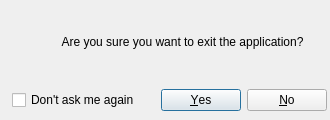
<?xml version="1.0" encoding="UTF-8"?>
<ui version="4.0">
 <class>ExitAppDialog</class>
 <widget class="QDialog" name="ExitAppDialog">
  <property name="windowModality">
   <enum>Qt::WindowModality::NonModal</enum>
  </property>
  <property name="enabled">
   <bool>true</bool>
  </property>
  <property name="geometry">
   <rect>
    <x>0</x>
    <y>0</y>
    <width>330</width>
    <height>120</height>
   </rect>
  </property>
  <property name="minimumSize">
   <size>
    <width>330</width>
    <height>120</height>
   </size>
  </property>
  <property name="maximumSize">
   <size>
    <width>330</width>
    <height>120</height>
   </size>
  </property>
  <property name="windowTitle">
   <string>Exit Application</string>
  </property>
  <property name="windowIcon">
   <iconset resource="../../resources/qrc/xmluvation_resources.qrc">
    <normaloff>:/icons/xml_256px.ico</normaloff>:/icons/xml_256px.ico</iconset>
  </property>
  <property name="modal">
   <bool>true</bool>
  </property>
  <layout class="QVBoxLayout" name="verticalLayout">
   <property name="spacing">
    <number>3</number>
   </property>
   <property name="leftMargin">
    <number>3</number>
   </property>
   <property name="topMargin">
    <number>3</number>
   </property>
   <property name="rightMargin">
    <number>3</number>
   </property>
   <property name="bottomMargin">
    <number>3</number>
   </property>
   <item>
    <layout class="QHBoxLayout" name="horizontalLayout_2">
     <property name="leftMargin">
      <number>0</number>
     </property>
     <property name="bottomMargin">
      <number>6</number>
     </property>
     <item>
      <widget class="QLabel" name="image">
       <property name="sizePolicy">
        <sizepolicy hsizetype="Fixed" vsizetype="Preferred">
         <horstretch>0</horstretch>
         <verstretch>0</verstretch>
        </sizepolicy>
       </property>
       <property name="minimumSize">
        <size>
         <width>32</width>
         <height>32</height>
        </size>
       </property>
       <property name="text">
        <string/>
       </property>
       <property name="pixmap">
        <pixmap resource="../../resources/qrc/xmluvation_resources.qrc">:/images/question-circle_48x48.png</pixmap>
       </property>
      </widget>
     </item>
     <item>
      <widget class="QLabel" name="label">
       <property name="sizePolicy">
        <sizepolicy hsizetype="Preferred" vsizetype="Preferred">
         <horstretch>0</horstretch>
         <verstretch>0</verstretch>
        </sizepolicy>
       </property>
       <property name="text">
        <string>Are you sure you want to exit the application?</string>
       </property>
       <property name="alignment">
        <set>Qt::AlignmentFlag::AlignCenter</set>
       </property>
      </widget>
     </item>
    </layout>
   </item>
   <item>
    <layout class="QHBoxLayout" name="horizontalLayout">
     <property name="leftMargin">
      <number>9</number>
     </property>
     <property name="bottomMargin">
      <number>6</number>
     </property>
     <item>
      <widget class="QCheckBox" name="check_box_dont_ask_again">
       <property name="layoutDirection">
        <enum>Qt::LayoutDirection::LeftToRight</enum>
       </property>
       <property name="text">
        <string>Don't ask me again</string>
       </property>
      </widget>
     </item>
     <item>
      <widget class="QDialogButtonBox" name="button_box">
       <property name="orientation">
        <enum>Qt::Orientation::Horizontal</enum>
       </property>
       <property name="standardButtons">
        <set>QDialogButtonBox::StandardButton::No|QDialogButtonBox::StandardButton::Yes</set>
       </property>
       <property name="centerButtons">
        <bool>false</bool>
       </property>
      </widget>
     </item>
    </layout>
   </item>
  </layout>
 </widget>
 <resources>
  <include location="../../resources/qrc/xmluvation_resources.qrc"/>
 </resources>
 <connections>
  <connection>
   <sender>button_box</sender>
   <signal>accepted()</signal>
   <receiver>ExitAppDialog</receiver>
   <slot>accept()</slot>
   <hints>
    <hint type="sourcelabel">
     <x>248</x>
     <y>254</y>
    </hint>
    <hint type="destinationlabel">
     <x>157</x>
     <y>274</y>
    </hint>
   </hints>
  </connection>
  <connection>
   <sender>button_box</sender>
   <signal>rejected()</signal>
   <receiver>ExitAppDialog</receiver>
   <slot>reject()</slot>
   <hints>
    <hint type="sourcelabel">
     <x>316</x>
     <y>260</y>
    </hint>
    <hint type="destinationlabel">
     <x>286</x>
     <y>274</y>
    </hint>
   </hints>
  </connection>
 </connections>
</ui>
